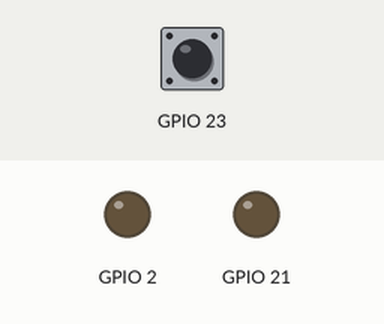
This program was run on a simulated ESP32. Shown: output pins drawn as LEDs (lit = HIGH). The inputs (shaded band) are chosen by the test bench; at power-on: GPIO 23 HIGH.

Above: at 1.2 s.
1.3 s: GPIO 23 pulled LOW for 0.15 s
At 3.0 s:
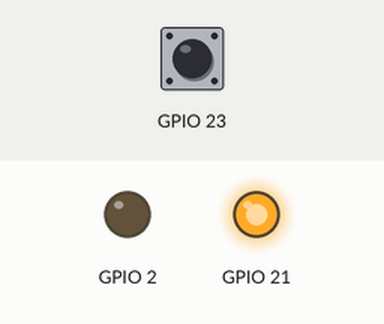
3.4 s: GPIO 23 pulled LOW for 1 s
At 5.6 s:
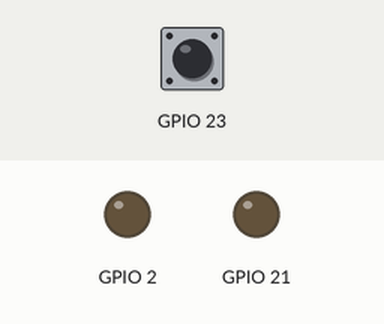
5.9 s: GPIO 23 pulsed LOW 5 times (0.12 s each, 0.3 s apart)
At 8.7 s:
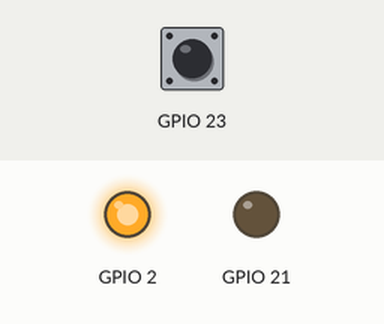
9.1 s: GPIO 23 pulled LOW for 3.2 s
At 11.1 s:
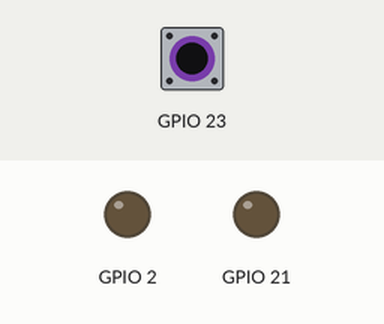
Timing chart, 0 to 12.6 s (numbered marks = the images above; inputs shaded):
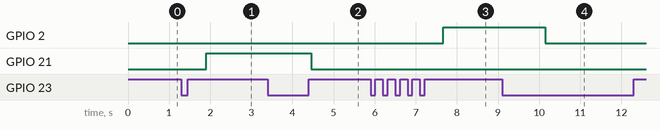

Measured:
- after the input at 1.3 s, GPIO 21: LOW → HIGH after 0.60 s
- after the input at 3.4 s, GPIO 21: HIGH → LOW after 1.1 s
- after the input at 5.9 s, GPIO 2: LOW → HIGH after 1.8 s
- after the input at 9.1 s, GPIO 2: HIGH → LOW after 1.1 s

The program:

main.cpp
```cpp
#include <Arduino.h>
#include "LED.h"
#include <OneButton.h>

LED led1(LED1_PIN, LED1_ACT);
LED led2(LED2_PIN, LED2_ACT);
LED* led = &led2;


void btnPush();
void btnDoubleClick();
void btnHold();

OneButton button(BTN_PIN, !BTN_ACT);

void setup()
{
    button.attachClick(btnPush);
    button.attachDoubleClick(btnDoubleClick);
    button.attachLongPressStart(btnHold);

}

void loop()
{
    (*led).loop();

    button.tick();
}

void btnPush()
{
    (*led).flip();
}

bool ledState = true;
void btnDoubleClick()
{
    ledState = !ledState;
    led = ledState?&led1:&led2;
}
void btnHold()
{
    (*led).on();
    delay(200);
    (*led).off();
}
```
